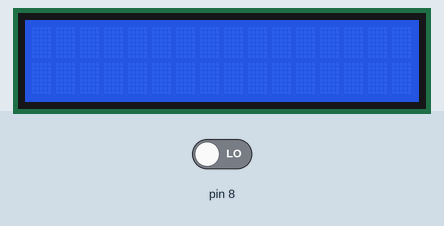
Recording of a sketch running on a simulated Arduino Uno, built with avr-gcc and run on an emulated ATmega328P. Shown: 16×2 character LCD. Inputs (shaded band) come from the test bench; at power-on: pin 8 LOW. What the sketch prints to the serial monitor is not drawn.

Above: at 1.2 s.
1.3 s: pin 8 driven HIGH
At 1.6 s:
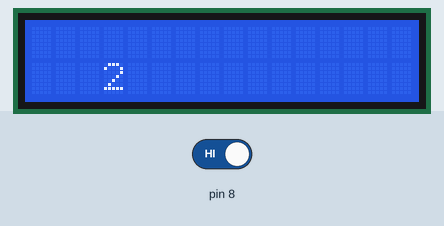
At 2.0 s:
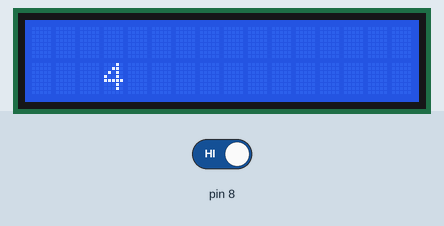
Timing chart, 0 to 4.3 s (numbered marks = the images above; inputs shaded):
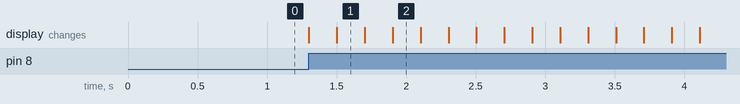

The sketch:

PySerial.ino
```cpp
#include <LiquidCrystal.h>
int x;
LiquidCrystal lcd(11,10,5,4,3,2);
int counter = 0;
void setup() {
  // put your setup code here, to run once:
  Serial.begin(115200);
  Serial.setTimeout(1);
  pinMode(8, INPUT);
  lcd.begin(16,2);
  lcd.clear();
}

void loop() {
  // put your main code here, to run repeatedly:
  while (!Serial.available())
  {
    if(digitalRead(8) == HIGH || Serial.readString() == "y"){
      counter++;
      lcd.setCursor(3,1);
      lcd.print(counter);
      delay(200);
      x = Serial.readString().toInt();
      Serial.print(counter);
    }
  }
}
```

Measured:
- after the input at 1.3 s, the display: first changes at once (image 1 shows a later state)
